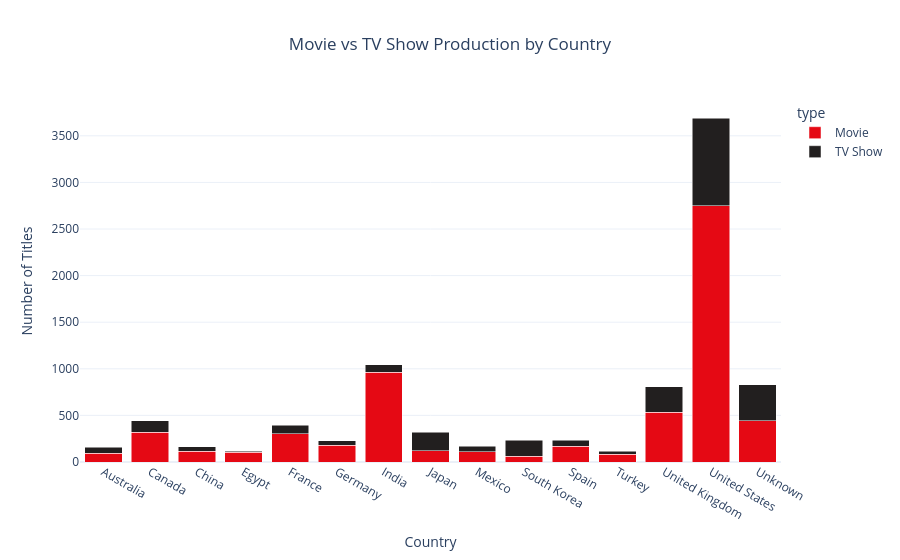

Source (notebook cell):
### Markdown cell above
## Analytical Question 6
Do countries specialize in Movies or TV Shows?

### Code cell
country_type = df.copy()

country_type["country"] = country_type["country"].str.split(",")

country_type = country_type.explode("country")

country_type["country"] = country_type["country"].str.strip()

top15 = country_type["country"].value_counts().head(15).index

country_type = country_type[country_type["country"].isin(top15)]

group = country_type.groupby(["country","type"]).size().reset_index(name="Titles")

fig = px.bar(
    group,
    x="country",
    y="Titles",
    color="type",
    barmode="stack",
    title="Movie vs TV Show Production by Country",
    color_discrete_sequence=["#E50914","#221F1F"]
)

fig.update_layout(
    template="plotly_white",
    title_x=0.5,
    xaxis_title="Country",
    yaxis_title="Number of Titles"
)

fig.show()

### Figure 1 — Plotly figure (JSON) as saved in the notebook; plotly's stock layout.template omitted (floating-point values rounded to 4 significant figures)
{"data": [{"hovertemplate": "type=Movie<br>country=%{x}<br>Titles=%{y}<extra></extra>", "legendgroup": "Movie", "marker": {"color": "#E50914", "pattern": {"shape": ""}}, "name": "Movie", "orientation": "v", "showlegend": true, "textposition": "auto", "type": "bar", "x": ["Australia", "Canada", "China", "Egypt", "France", "Germany", "India", "Japan", "Mexico", "South Korea", "Spain", "Turkey", "United Kingdom", "United States", "Unknown"], "xaxis": "x", "y": [94, 319, 114, 102, 303, 182, 962, 119, 111, 61, 171, 83, 534, 2752, 440], "yaxis": "y"}, {"hovertemplate": "type=TV Show<br>country=%{x}<br>Titles=%{y}<extra></extra>", "legendgroup": "TV Show", "marker": {"color": "#221F1F", "pattern": {"shape": ""}}, "name": "TV Show", "orientation": "v", "showlegend": true, "textposition": "auto", "type": "bar", "x": ["Australia", "Canada", "China", "Egypt", "France", "Germany", "India", "Japan", "Mexico", "South Korea", "Spain", "Turkey", "United Kingdom", "United States", "Unknown"], "xaxis": "x", "y": [66, 126, 48, 15, 90, 44, 84, 199, 58, 170, 61, 30, 272, 938, 391], "yaxis": "y"}], "layout": {"barmode": "stack", "legend": {"title": {"text": "type"}, "tracegroupgap": 0}, "title": {"text": "Movie vs TV Show Production by Country", "x": 0.5}, "xaxis": {"anchor": "y", "domain": [0, 1], "title": {"text": "Country"}}, "yaxis": {"anchor": "x", "domain": [0, 1], "title": {"text": "Number of Titles"}}}}
